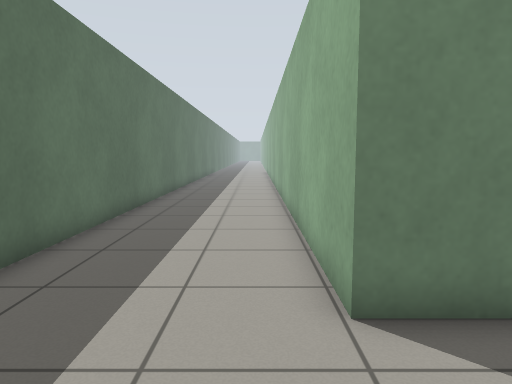
[1] (above)

15 first-person views from a walk through a robot-simulator world made for Gazebo. The camera is 0.94 m above the floor, tilts 6° down and sees 70° across. The floor is counted in squares, 0.5 m on a side. Each view is taken from the middle of a square. On the plan, view 1 faces up. The plan holds only what a view shows up to about 18 squares ahead; the rest is blank. The place goes on beyond the plan.

[2]
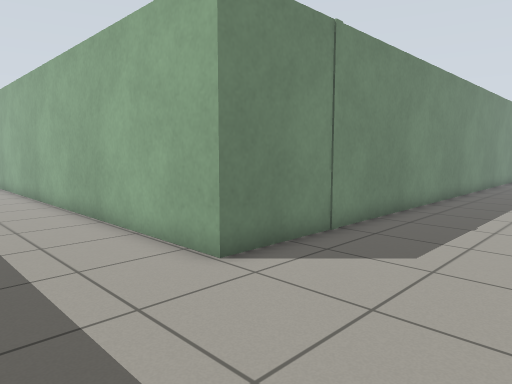

[3]
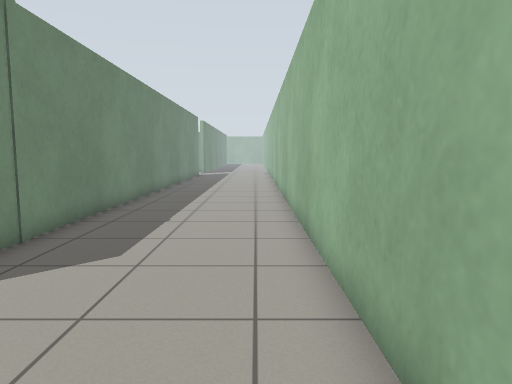

[4]
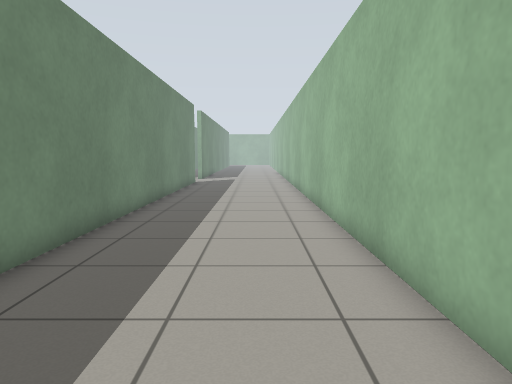

[5]
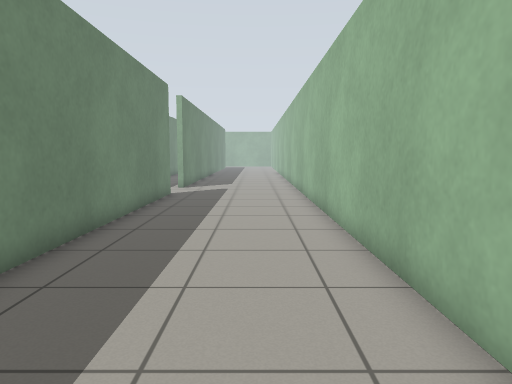

[6]
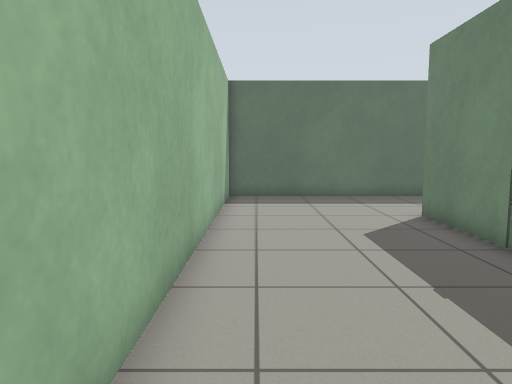

[7]
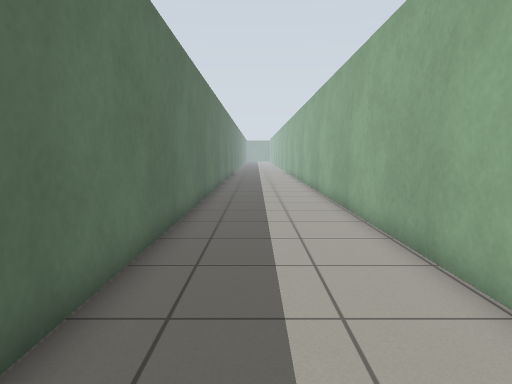

[8]
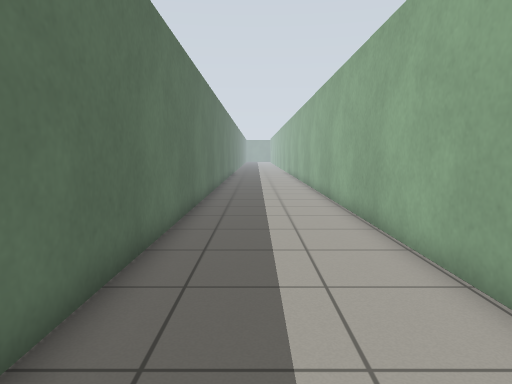

[9]
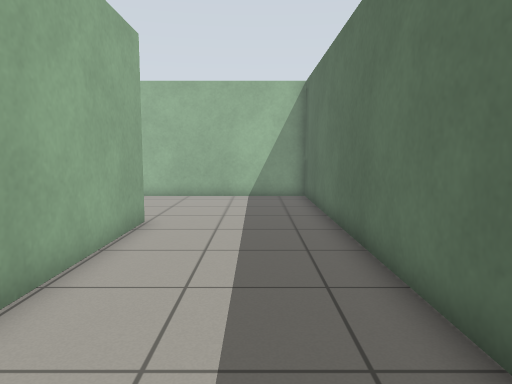

[10]
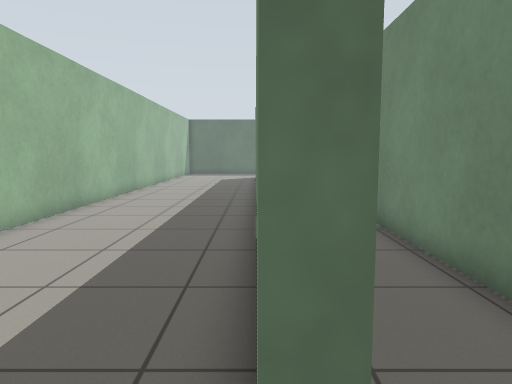

[11]
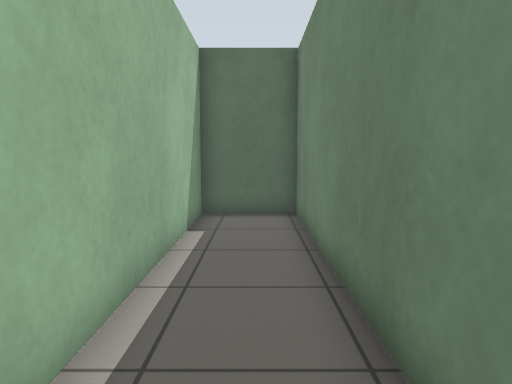

[12]
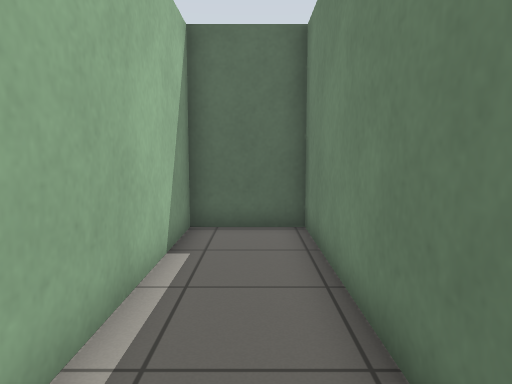

[13]
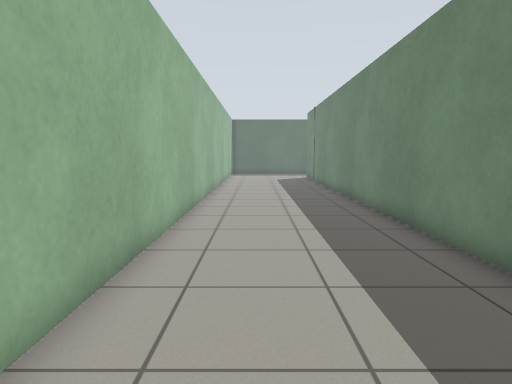

[14]
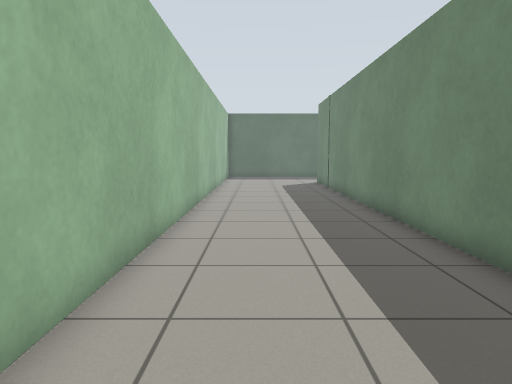

[15]
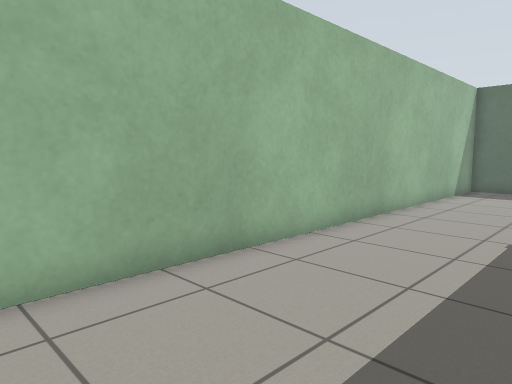

### Floor plan
Points are (right, up) in squares from view 1. A wall is a line through its corners. A room is listed if a view was taken in it or the views show most of it. See-through windows are left out.
Room 1 (views 1, 2, 3, 4, 5, 6, 7, 8, 9, 10, 13, 14, 15)
walls: (29.1, 4) (1.1, 4) (1.1, 29.5); (-4.2, 29.5) (-4.2, -2.2) (30.1, -2.2)
ways out: opening at (30, 4) to room 2
Room 2 (views 11, 12)
walls: (28.4, 7.3) (18.7, 7.3) (18.7, 4.3) (27.8, 4.3)
ways out: opening at (30, 4) to room 1

Where each view was taken, in squares from view 1:
view 1: 0 up, 0 right, facing up
view 2: 1 down, 3 left, facing up-right
view 3: 1 down, 3 left, facing right
view 4: 0 up, 5 right, facing right
view 5: 0 up, 12 right, facing right
view 6: 1 down, 12 right, facing left
view 7: 9 up, 2 left, facing up
view 8: 12 up, 2 left, facing up
view 9: 14 up, 2 left, facing down
view 10: 4 up, 30 right, facing left
view 11: 6 up, 30 right, facing left
view 12: 6 up, 28 right, facing left
view 13: 0 up, 30 right, facing left
view 14: 0 up, 25 right, facing left
view 15: 3 up, 16 right, facing down-left
